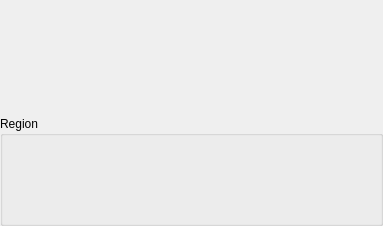
<?xml version="1.0" encoding="UTF-8"?>
<ui version="4.0">
 <class>Post2dWindowNodeVectorArrowGroupUnstructuredDataItem_PropertyDialog_AdditionalWidgets</class>
 <widget class="QWidget" name="Post2dWindowNodeVectorArrowGroupUnstructuredDataItem_PropertyDialog_AdditionalWidgets">
  <property name="geometry">
   <rect>
    <x>0</x>
    <y>0</y>
    <width>383</width>
    <height>226</height>
   </rect>
  </property>
  <property name="windowTitle">
   <string>Form</string>
  </property>
  <layout class="QVBoxLayout" name="verticalLayout_2">
   <property name="leftMargin">
    <number>0</number>
   </property>
   <property name="topMargin">
    <number>0</number>
   </property>
   <property name="rightMargin">
    <number>0</number>
   </property>
   <property name="bottomMargin">
    <number>0</number>
   </property>
   <item>
    <widget class="GeneralFilteringSettingEditWidget" name="samplingWidget" native="true"/>
   </item>
   <item>
    <widget class="QGroupBox" name="regionGroupBox">
     <property name="title">
      <string>Region</string>
     </property>
     <layout class="QVBoxLayout" name="verticalLayout">
      <item>
       <widget class="Region2dSettingEditWidget" name="regionWidget" native="true"/>
      </item>
     </layout>
    </widget>
   </item>
  </layout>
 </widget>
 <customwidgets>
  <customwidget>
   <class>Region2dSettingEditWidget</class>
   <extends>QWidget</extends>
   <header>guicore/region/region2dsettingeditwidget.h</header>
   <container>1</container>
  </customwidget>
  <customwidget>
   <class>GeneralFilteringSettingEditWidget</class>
   <extends>QWidget</extends>
   <header>guicore/filter/generalfilteringsettingeditwidget.h</header>
   <container>1</container>
  </customwidget>
 </customwidgets>
 <resources/>
 <connections/>
</ui>
